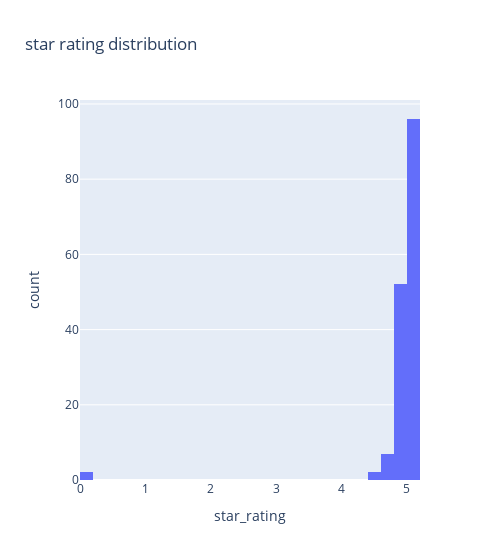

Notebook cell for this chart:
### Code cell
px.histogram(dff, 'star_rating', width=500, title='star rating distribution')

### Figure 1 — Plotly figure (JSON) as saved in the notebook; plotly's stock layout.template omitted (floating-point values rounded to 4 significant figures; data arrays with more than 128 entries replaced by an {"elided": "..."} marker saying what was removed)
{"data": [{"alignmentgroup": "True", "bingroup": "x", "hovertemplate": "star_rating=%{x}<br>count=%{y}<extra></extra>", "legendgroup": "", "marker": {"color": "#636efa", "pattern": {"shape": ""}}, "name": "", "offsetgroup": "", "orientation": "v", "showlegend": false, "type": "histogram", "x": {"elided": "159 float values"}, "xaxis": "x", "yaxis": "y"}], "layout": {"barmode": "relative", "legend": {"tracegroupgap": 0}, "title": {"text": "star rating distribution"}, "width": 500, "xaxis": {"anchor": "y", "domain": [0, 1], "title": {"text": "star_rating"}}, "yaxis": {"anchor": "x", "domain": [0, 1], "title": {"text": "count"}}}}
